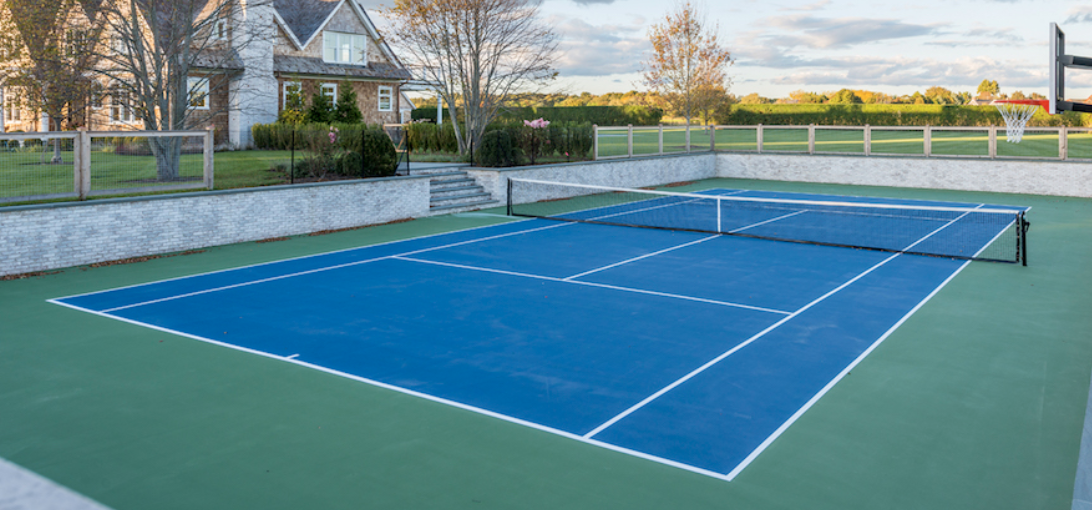
#> input picture SharedData/FindCourtTest1.png, 1092 x 510 px
$ python -i FindCourtCorners.py   (imports and definitions only)   (older library calls are emulated)
#> lines starting #> are read from the running program, lines starting #| are printed output that depends on the picture; after the words box and inside, x2 and y2 are one past the last pixel; in counts of white or black regions, pixels touching at a corner belong together
#> further down, picture is the input picture: shape (510, 1092, 3); mean B, G, R 145.9, 135.9, 96
import cv2
import numpy as np

# def FindCourtCorners(frame, file_output=0):
# input: frame -- a numpy array representing the frame in RGB
#        file_output -- flag to produce debugging output at:
#                        ../UntrackedFiles/out/*.png
#                        For this to work, please create
#                        this "out/" directory first.
# output:
#        (success, corners)
#         success -- boolean flag indicating success
#         corners -- 4x2 array containing the coordinates of corners:
#                    [back left; back right; front right; front left;]

# Example:
#   from FindCourtCorners import FindCourtCorners
#   frame = cv2.imread( "../SharedData/FindCourtTest1.png");
#   print FindCourtCorners(frame,1);


# The algorithm works by taking a rectangular crop of the court's
# color (with assumption that it's in the center region of the frame).
# The dominant color of the court is found using histogram of this crop.
# Then, we extract a mask corresponding the the court's shape using
# thresholding, morphological closure, and contour-finding.

# Next, edge-detection is used to find the edges of the court. A hough
# transform is applied to the edges mask, and the dominant lines
# are intersected together. We expect 4 clusters of intersections.
# The clusters are projected to points using dilation and then
# finding the centroid of the dilated blobs. The largest 4 blobs
# are assumed to be the dominant clusters, corresponding to
# actual court corners. Then, the corners are sorted by spatial
# coordinates with ordering [back left, back right, front right,
# front left] as perceived from the camera.

# You can see intermediate output by createing this directory:
# mkdir ../UntrackedFiles/out/
# Then, pass file_output=1 into GetCourtFeaturePoints


class CourtFinder(object):
    def __init__(self):
        self.corners_sort = []
        self.found_corners = False

    # Intersection of rho/theta lines
    def RhoThetaIsect(self, rho1, rho2, theta1, theta2 ):
        term1 = rho2 / np.sin(theta2);
        term2 = rho1 / np.sin(theta1);
        term3 = 1.0/np.tan(theta2) - 1.0/np.tan(theta1);
        x = (term1 - term2) / term3;
        y = (rho1 - x * np.cos(theta1)) / np.sin(theta1);
        return (int(x), int(y));

    # Find dominant color in image using hist. binning
    def GetDominantColor(self, img):
        result = [0,0,0];
        bins = 64;
        bin_w = 256/bins;
        for i in range (0,3):
            hist = cv2.calcHist([img],[i],None,[bins],[0,256]);
            hist_soft = hist[1:-1];
            hist_soft += hist[:-2];
            hist_soft += hist[2:];
            idx = np.argmax(hist_soft);
            result[i] = (idx + 1.5) * bin_w;
        return np.asarray(result);

    # Find the corners of the court
    def FindCourtCorners(self, frame, file_output=0):
        # Get h/w for convenience
#> called with file_output = 0
        height, width = frame.shape[:2];

        # Take a small window from the center of the image and average its pixels in HSV
        cent_x = int(width / 2);
        cent_y = int(height / 2);
        cent_win_sz = int(width / 20);
        win =  frame[(cent_y - cent_win_sz):(cent_y + cent_win_sz), (cent_x - cent_win_sz):(cent_x + cent_win_sz)];
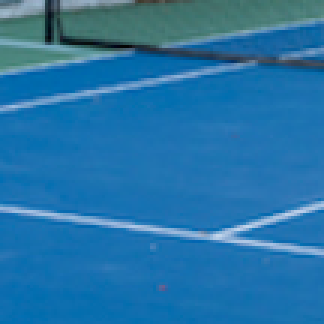
#> win: shape (108, 108, 3) (shown 3 times larger); mean B, G, R 168, 116, 36.6
        if file_output:
            cv2.imwrite( "../UntrackedFiles/out/frame.png", frame);
            cv2.imwrite( "../UntrackedFiles/out/win.jpg", win);

        # Find the biggest region that closely matches the court's average color in HSV space
        win_hsv = cv2.cvtColor(win, cv2.COLOR_BGR2HSV);
#> win_hsv: shape (108, 108, 3); mean H, S, V 100.7, 196.3, 168.6
        win_dominant_hsv = self.GetDominantColor(win_hsv);
#> the loop in GetDominantColor, `for i in range (0,3):` made 3 passes
#> idx on passes 1 to 3: 24, 53, 43
#> after the loop in GetDominantColor, `for i in range (0,3):`: result = [102, 218, 178]
#> win_dominant_hsv = [102, 218, 178]
        sat_thresh = 4;
        hue_thresh = 30;
        val_thresh = 1000;
        lower_sat = win_dominant_hsv - [sat_thresh, hue_thresh, val_thresh];
#> lower_sat = [98, 188, -822]
        upper_sat = win_dominant_hsv + [sat_thresh, hue_thresh, val_thresh];
#> upper_sat = [106, 248, 1178]
        hsv_frame = cv2.cvtColor(frame, cv2.COLOR_BGR2HSV)
#> hsv_frame: shape (510, 1092, 3); mean H, S, V 83.7, 108.7, 155.6
        hsv_mask = cv2.inRange(hsv_frame, lower_sat, upper_sat);
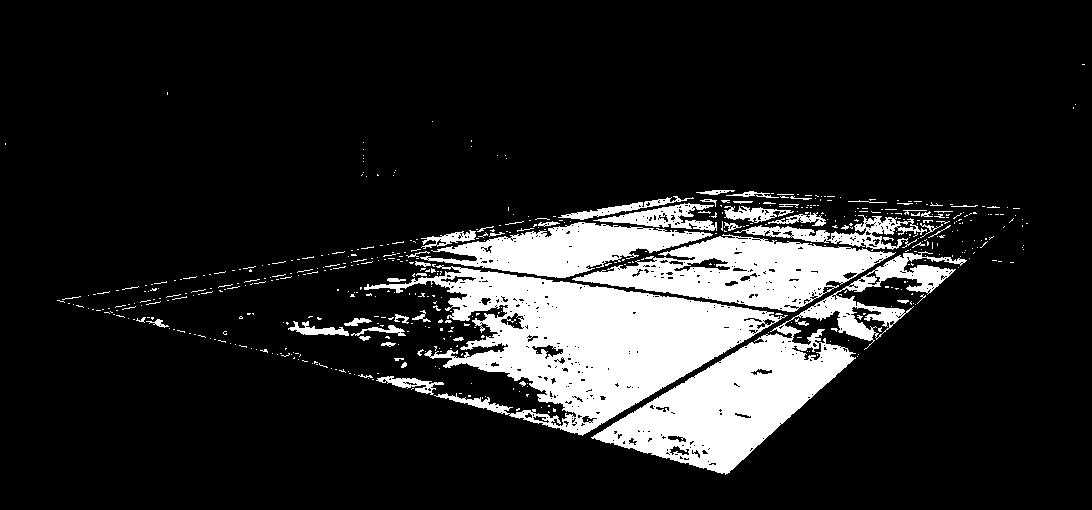
#> hsv_mask: shape (510, 1092); 14.4% white; 552 white regions (494 under 20 px), largest, box (x1, y1, x2, y2) and area: (364, 265, 788, 436) 29043, (591, 251, 967, 475) 20884, (572, 234, 896, 312) 12061
        if file_output:
            cv2.imwrite("../UntrackedFiles/out/hsv_mask.png", hsv_mask);

        # Find the biggest region that closely matches the court's average color in RGB space
        win_rgb = win.copy();
        win_dominant_rgb = self.GetDominantColor(win_rgb);
#> the loop in GetDominantColor (call 2), `for i in range (0,3):` made 3 passes
#> idx on passes 1 to 3: 43, 27, 5
#> win_dominant_rgb = [178, 114, 26]
        r_thresh = 40;
        g_thresh = 40;
        b_thresh = 40;
        lower_rgb = win_dominant_rgb - [r_thresh, g_thresh, b_thresh];
#> lower_rgb = [138, 74, -14]
        upper_rgb = win_dominant_rgb + [r_thresh, g_thresh, b_thresh];
#> upper_rgb = [218, 154, 66]
        rgb_mask = cv2.inRange(frame, lower_rgb, upper_rgb);
#> rgb_mask: shape (510, 1092); 23.2% white; 17 white regions (4 under 20 px), largest, box (x1, y1, x2, y2) and area: (104, 258, 788, 436) 60483, (590, 254, 968, 475) 26049, (571, 235, 896, 312) 13410
        if file_output:
            cv2.imwrite("../UntrackedFiles/out/rgb_mask.png", rgb_mask);
        court_mask = cv2.bitwise_and(rgb_mask, rgb_mask, mask=hsv_mask);
#> court_mask: shape (510, 1092); 14.4% white; 510 white regions (452 under 20 px), largest, box (x1, y1, x2, y2) and area: (364, 265, 788, 436) 29043, (591, 254, 967, 475) 20821, (572, 236, 895, 312) 11975
        if file_output:
            cv2.imwrite("../UntrackedFiles/out/court_mask.png", court_mask);

        # Output the court's dominant RGB color for preview
        preview = np.ones((100,100,3)) * np.asarray([win_dominant_rgb[0], win_dominant_rgb[1], win_dominant_rgb[2]]);
        if file_output:
            cv2.imwrite("../UntrackedFiles/out/court_color_rgb.png", preview);

        # Find the largest contour in the court mask. This is assumed to be the court.
        close_sz = int(width / 20);
        dilate_sz = int(width / 150);
        court_mask = cv2.morphologyEx(court_mask, cv2.MORPH_CLOSE, cv2.getStructuringElement(cv2.MORPH_ELLIPSE,(close_sz,close_sz)))
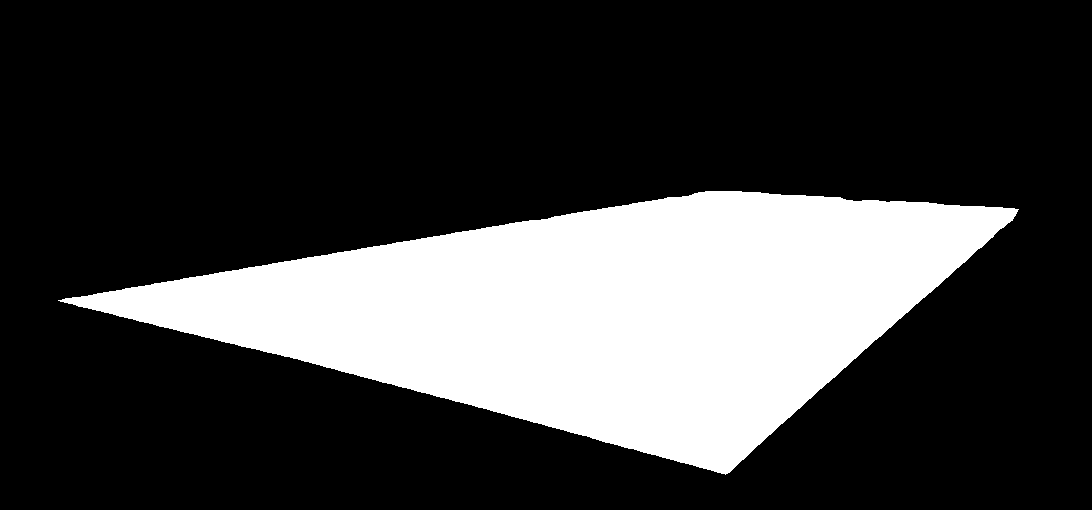
#> court_mask: shape (510, 1092); 24.6% white; 1 white region
        if file_output:
            cv2.imwrite("../UntrackedFiles/out/court_mask_closed.png", court_mask);
        im2, contours, hier = cv2.findContours(court_mask,cv2.RETR_LIST,cv2.CHAIN_APPROX_SIMPLE)
#> contours = 1 contour; box (x1, y1, x2, y2) and area: (58, 191, 1019, 475) 136197
        max_area = 0;
        max_c = None;
        for c in contours:
            c_area = cv2.contourArea(c)
            if c_area > max_area:
                max_area = c_area
                max_c = c;
#> this loop made 1 pass
#> (c_area, max_area) on pass 1: (136197, 136197)
#> after the loop, max_area = 136197; max_c = contour of 691 points, box (x1, y1, x2, y2) (58, 191, 1019, 475), area 136197

        # Draw the outline of the court
        court_mask_color = np.zeros(frame.shape);
        court_mask_color = (cv2.drawContours(court_mask_color,[max_c],0,(0, 255, 0),-1));
        court_mask_bw = cv2.inRange(court_mask_color, (0,255,0), (0, 255, 0));
        court_outline = cv2.Canny(court_mask_bw,100,200)
#> court_outline: shape (510, 1092); 0.39% white in thin lines or dots, all inside (x1, y1, x2, y2) = (57, 190, 1019, 475)

        # Dilate the outline to help out the Hough transform.
        dilate_sz = int(width / 450);
        court_outline = cv2.morphologyEx(court_outline, cv2.MORPH_DILATE, np.ones((dilate_sz,dilate_sz)))
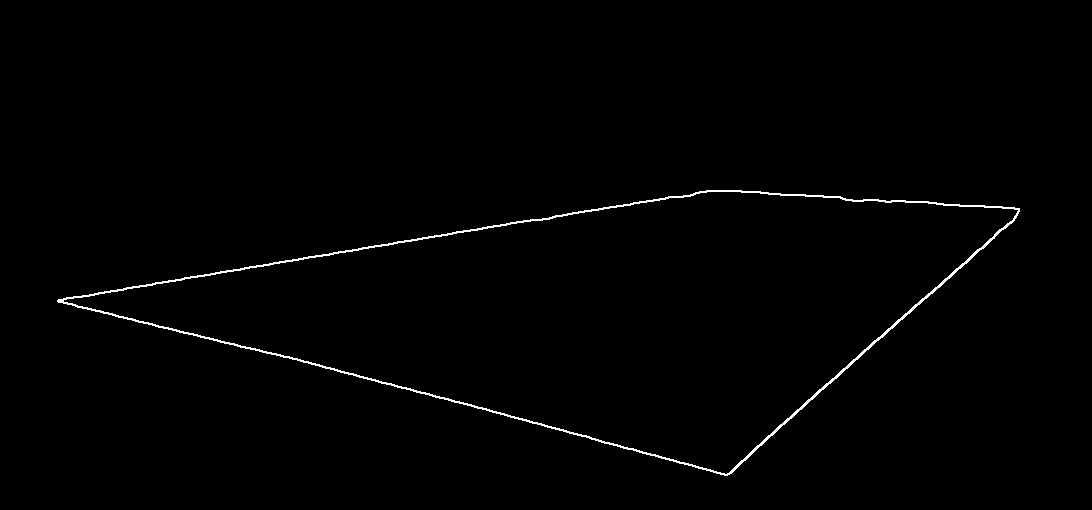
#> court_outline: shape (510, 1092); 0.83% white in thin lines or dots, all inside (x1, y1, x2, y2) = (57, 190, 1020, 476)
        if file_output:
            cv2.imwrite( "../UntrackedFiles/out/court_outline.jpg", court_outline);


        # Do a Hough transform to find dominant lines.
        frame_lines = frame.copy();
        lines = cv2.HoughLines(court_outline,1,np.pi/180, int(width/8));
#> lines = [[270, 1.83], [278, 1.82], [839, 0.838], [307, 1.4], [301, 1.41], [832, 0.855], [138, 1.64], [153, 1.62], [282, 1.8], [258, 1.85], [844, 0.82]]
        isect_mask = np.zeros(court_outline.shape, dtype = "uint8");

        # Find all interesting intersections among Hough lines
        angle_thresh = 0.1; # pairs of lines with relative angles smaller than this are ignored
        for line1 in lines:
            rho1 = line1[0][0];
            theta1 = line1[0][1] + 0.0005234; # fix div-zero case
            for line2 in lines:
                rho2 = line2[0][0];
                theta2 = line2[0][1] + 0.0005234;  # fix div-zero case
                if (theta1 != theta2):
                    #print rho1, rho2, theta1, theta2
                    isect = self.RhoThetaIsect(rho1, rho2, theta1, theta2);
                    # TODO: handle edge cases of theta1-theta2
                    if (isect[0] >= 0 and isect[0] < width and isect[1] >= 0 and isect[1] < height) and np.abs(theta1-theta2) > angle_thresh:
                      isect_mask[isect[1]][isect[0]] = 1;
#> this loop made 11 passes
#> (rho1, theta1) on passes 1, 2, 3, 4, 5, 7, 8, 9: (270, 1.83), (278, 1.82), (839, 0.838), (307, 1.4), (301, 1.41), (138, 1.64), (153, 1.62), (282, 1.8)
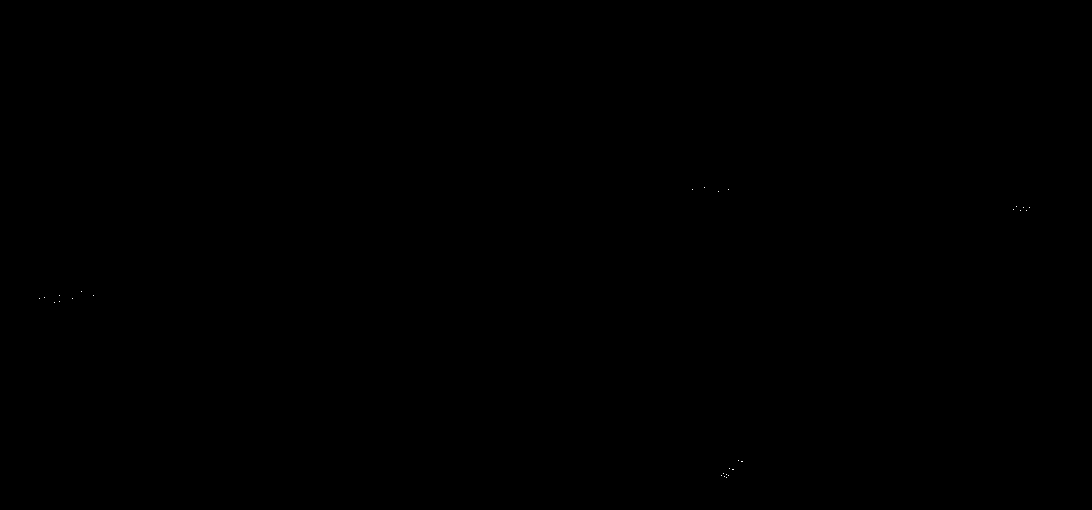
#> isect_mask: shape (510, 1092); values 0 (black) and 1 (white), 0.01% white in thin lines or dots, all inside (x1, y1, x2, y2) = (39, 187, 1030, 478)


        # Draw the Hough lines for debugging
        for line in lines:
            line = np.squeeze(line);
            rho = line[0];
            theta = line[1] + 0.0001; # hack, ensures eventual intersection...
            isect1 = self.RhoThetaIsect(rho, 0, theta, 0.001); # vertical
            isect2 = self.RhoThetaIsect(rho, 0, theta, np.pi/2); # horiz
            isect3 = self.RhoThetaIsect(rho, height, theta, np.pi/2); # horiz
            cv2.line(frame_lines,isect1,isect2,(0,0,255),2);
            if (isect2[0] > isect3[0]):
                cv2.line(frame_lines,isect1,isect2,(0,0,255),2);
            else:
                cv2.line(frame_lines,isect1,isect3,(0,0,255),2);
#> this loop made 11 passes
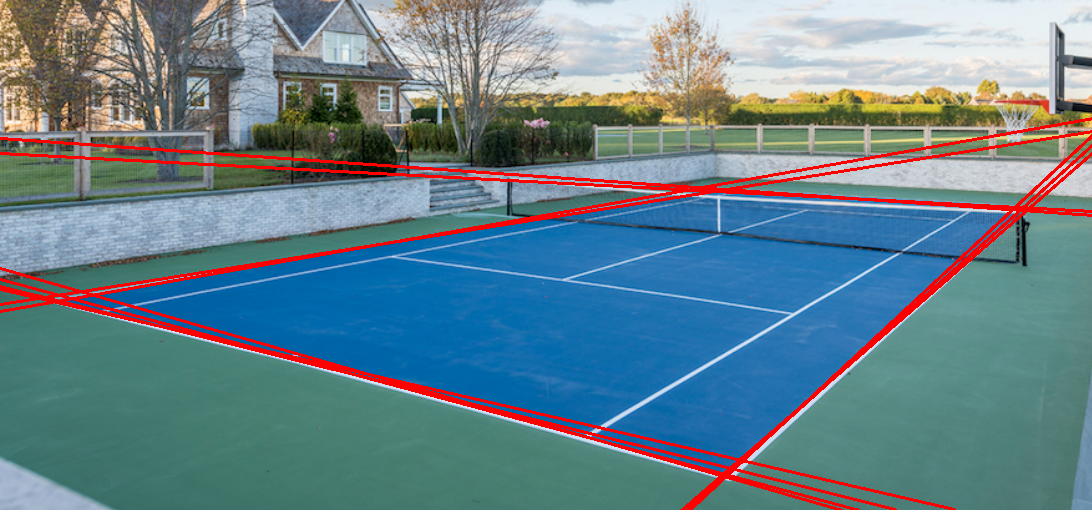
#> frame_lines: shape (510, 1092, 3); 4.37% of pixels changed, all inside (x1, y1, x2, y2) = (0, 117, 1092, 510)
        if file_output:
            cv2.imwrite("../UntrackedFiles/out/houghlines.png",frame_lines);

        # Find centroids among intersection clusters. These are considered corners.
        dilate_sz = int(width / 50);
        isect_mask = cv2.morphologyEx(isect_mask, cv2.MORPH_DILATE, np.ones((dilate_sz,dilate_sz)));
#> isect_mask: shape (510, 1092); values 0 (black) and 1 (white), 0.94% white; 4 white regions, box (x1, y1, x2, y2) and area: (29, 281, 104, 313) 1872, (682, 177, 739, 202) 1265, (711, 450, 753, 488) 1216, (1003, 196, 1040, 221) 887
        dilate_sz = int(width / 15);
        court_mask_dilated = cv2.morphologyEx(court_mask_bw, cv2.MORPH_DILATE, cv2.getStructuringElement(cv2.MORPH_ELLIPSE,(dilate_sz,dilate_sz)));
#> court_mask_dilated: shape (510, 1092); 38.6% white; 1 white region, box (x1, y1, x2, y2) and area: (23, 156, 1055, 510) 215076
        court_mask_dilated = cv2.morphologyEx(court_mask_dilated, cv2.MORPH_DILATE, cv2.getStructuringElement(cv2.MORPH_ELLIPSE,(dilate_sz,dilate_sz)));
#> court_mask_dilated: shape (510, 1092); 53.1% white; 2 black regions, box (x1, y1, x2, y2) and area: (0, 0, 1092, 510) 216603, (0, 344, 578, 510) 44532
        court_mask_dilated = cv2.morphologyEx(court_mask_dilated, cv2.MORPH_DILATE, cv2.getStructuringElement(cv2.MORPH_ELLIPSE,(dilate_sz,dilate_sz)));
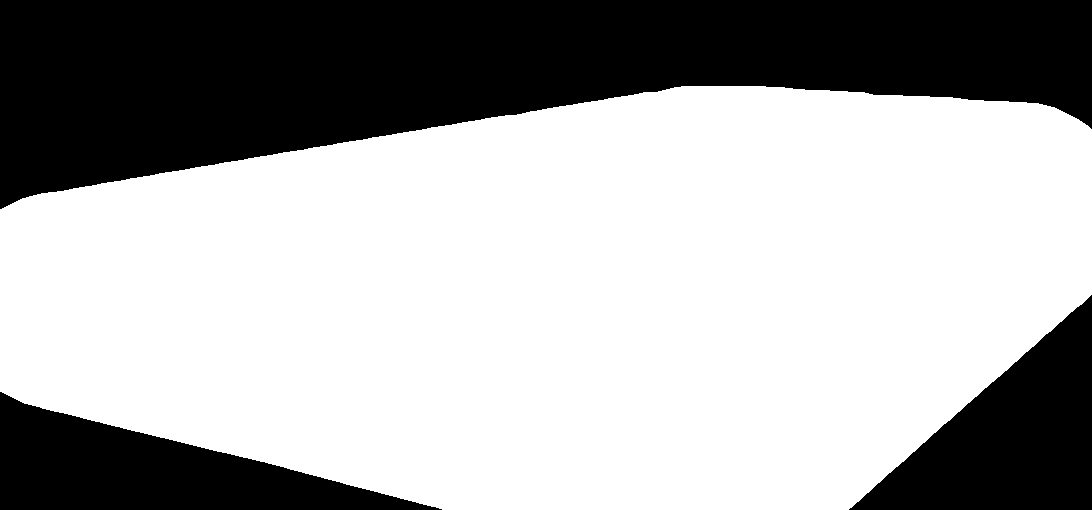
#> court_mask_dilated: shape (510, 1092); 66.1% white; 3 black regions, box (x1, y1, x2, y2) and area: (0, 0, 1092, 209) 137032, (849, 295, 1092, 510) 26236, (0, 392, 442, 510) 25362
        if file_output:
          cv2.imwrite("../UntrackedFiles/out/court_mask_dilated.png", court_mask_dilated);
        isect_mask = isect_mask  & court_mask_dilated;
        im2, contours, hier = cv2.findContours(isect_mask,cv2.RETR_LIST,cv2.CHAIN_APPROX_SIMPLE);
        if file_output:
            cv2.imwrite("../UntrackedFiles/out/isect_dots.png", isect_mask * 255);
        # if there are fewer than 4 contours, we failed to find 4 court corners in the image.
        if (len(contours) < 4):
            # return (False, []);
            self.corners_sort = []
            self.found_corners = False
            return
        # sort the corners by their confidence (in this case, area of the blob of intersections)
        area_idx = np.argsort([-cv2.contourArea(c) for c in contours]);
        area_idx = area_idx[:4]
        corners = np.zeros((4,2), dtype="uint32");
        ct = 0;
        for idx in area_idx:
            M = cv2.moments(contours[idx])
            cx = int(M['m10']/M['m00'])
            cy = int(M['m01']/M['m00'])
            isect_mask[cy][cx] = 0;
            corners[ct] = [cx, cy]; ct += 1;
#> this loop made 4 passes
#> idx on passes 2 to 4: 3, 0, 2
#> isect_mask: shape (510, 1092); values 0 (black) and 1 (white), 0.94% white; 4 white regions, box (x1, y1, x2, y2) and area: (29, 281, 104, 313) 1871, (682, 177, 739, 202) 1264, (711, 450, 753, 488) 1215, (1003, 196, 1040, 221) 886

        # Sort the corners based on where they are located (clockwise indexing).
        y_sort_idx = np.argsort([c[1] for c in corners]);
        corners_sorted = corners[y_sort_idx, :];
        x_sort_idx = [0,1,2,3];
        if corners_sorted[0,0] > corners_sorted[1,0]:
            x_sort_idx[0] = 1;
            x_sort_idx[1] = 0;
        if corners_sorted[2,0] < corners_sorted[3,0]:
            x_sort_idx[2] = 3;
            x_sort_idx[3] = 2;
        corners_sorted = corners_sorted[x_sort_idx,:];

        # Draw the frame with marked corners (for debugging)
        if file_output:
            frame_marked_corners = frame.copy();
            corner_idx = 0;
            for corner in corners_sorted:
                cx = corner[0];
                cy = corner[1];
                # draw this corner
                draw_length=15;
                cv2.line(frame_marked_corners,(cx - draw_length, cy),(cx + draw_length,cy),(0, 0, 255),2);
                cv2.line(frame_marked_corners,(cx, cy - draw_length),(cx,cy + draw_length),(0, 0, 255),2);
                font = cv2.FONT_HERSHEY_SIMPLEX;
                bottomLeftCornerOfText = (cx + draw_length,cy - draw_length);
                fontScale = 1;
                fontColor = (0,0,255);
                lineType = 2;
                cv2.putText(frame_marked_corners,str(corner_idx),
                          bottomLeftCornerOfText,
                          font,
                          fontScale,
                          fontColor,
                          lineType);
                corner_idx += 1;
            cv2.imwrite("../UntrackedFiles/out/frame_marked_corners.png", frame_marked_corners);
        # return (True, corners_sorted);
        # set self.corners_sort and self.found_corners
        self.corners_sort = corners_sorted
        self.found_corners = True

    # [23 lines left out: function drawCornersOnFrame, not called in this run]

>>> import cv2
>>> picture = cv2.imread('../SharedData/FindCourtTest1.png')
>>> result = CourtFinder().FindCourtCorners(picture)
